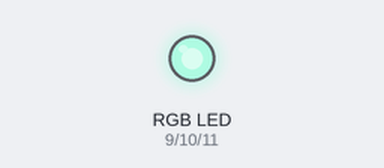
This sketch was run on a simulated Arduino Uno, built with avr-gcc and run on an emulated ATmega328P. On the bench: an RGB LED mixed from three pins (HIGH = lit). Dim RGB values are drawn brighter than linear; random numbers use the default seed unless the sketch sets one.

Above: at 0.1 s.
At 5.1 s:
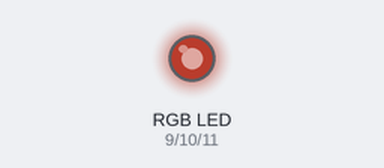
At 9.1 s:
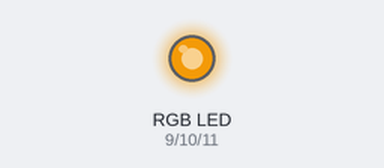
At 19.1 s:
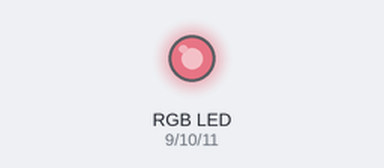
At 29.1 s:
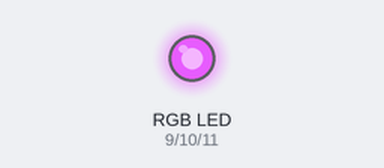
At 39.1 s:
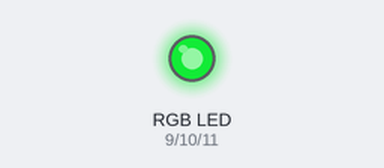
Timing chart, 0 to 40.0 s (numbered marks = the images above):
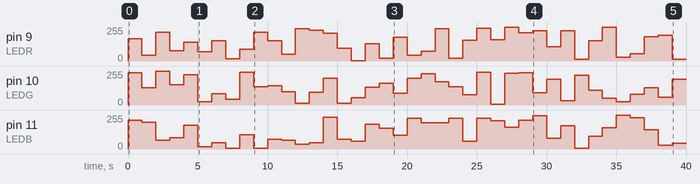

Measured:
- by itself, pin 9 (LEDR): 0/255 → 167/255 at 0.00 s, → 42/255 1.0 s later, → 216/255 1.0 s later, → 77/255 1.0 s later, … (40 changes in this stretch)
- by itself, pin 11 (LEDB): 0/255 → 217/255 at 0.00 s, → 200/255 1.0 s later, → 67/255 1.0 s later, → 85/255 1.0 s later, … (40 changes in this stretch)
- by itself, pin 10 (LEDG): 0/255 → 241/255 at 0.00 s, → 130/255 1.0 s later, → 254/255 1.0 s later, → 152/255 1.0 s later, … (40 changes in this stretch)

The sketch:

p1-led-pattern-ardno.ino
```cpp
const int LEDR = 9;
const int LEDG = 10;
const int LEDB = 11;

void setup() {
  pinMode(LEDR, OUTPUT);
  pinMode(LEDG, OUTPUT);
  pinMode(LEDB, OUTPUT);
}

void loop() {
  int r = random(0, 256);
  int g = random(0, 256);
  int b = random(0, 256);

  analogWrite(LEDR, r);
  analogWrite(LEDG, g);
  analogWrite(LEDB, b);

  delay(1000);
}
```
